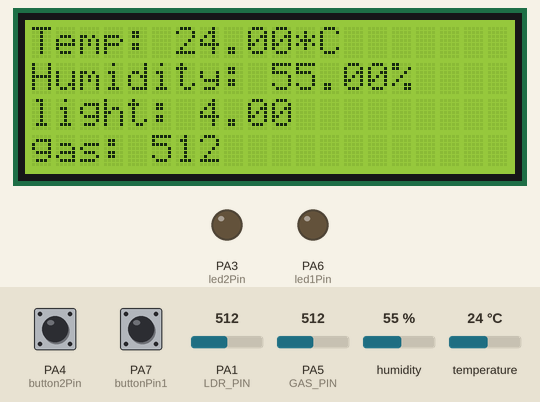
Simulated run of this program. Board: STM32 Blue Pill. On the bench: 20×4 character LCD, output pins drawn as LEDs (lit = HIGH). The inputs (shaded band) are chosen by the test bench; at power-on: PA4 (button2Pin) HIGH, PA7 (buttonPin1) HIGH, humidity 55 %, PA1 (LDR_PIN) = 512, PA5 (GAS_PIN) = 512, temperature 24 °C.

Above: at 1.9 s.
2.0 s: PA4 (button2Pin) pulled LOW for 0.15 s
At 2.3 s:
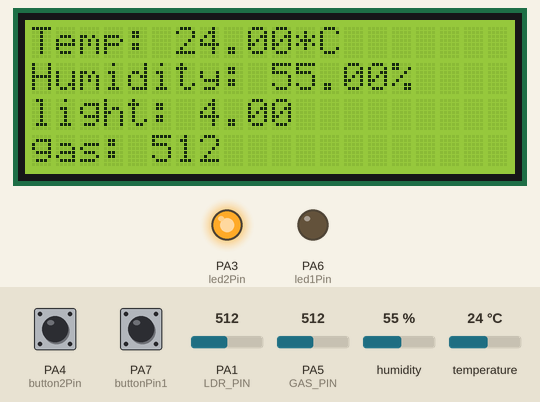
3.6 s: PA7 (buttonPin1) pulled LOW for 0.15 s
At 4.7 s:
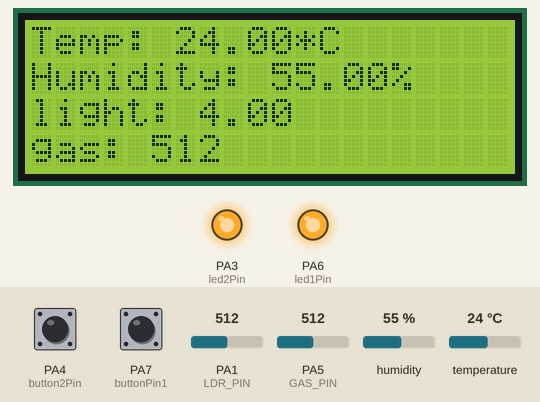
5.2 s: PA4 (button2Pin) pulled LOW for 1 s
At 5.9 s:
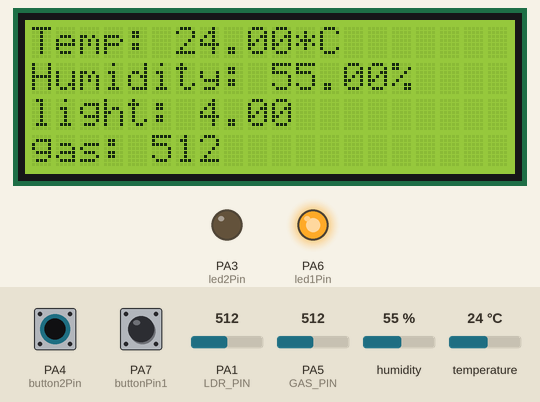
7.7 s: humidity set to 22 %
At 10.7 s:
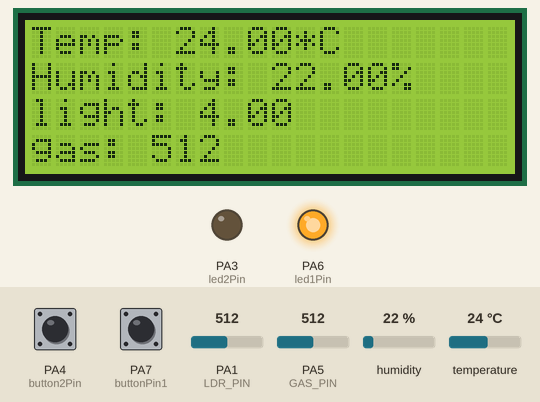
11.0 s: PA1 (LDR_PIN) set to 716
At 12.8 s:
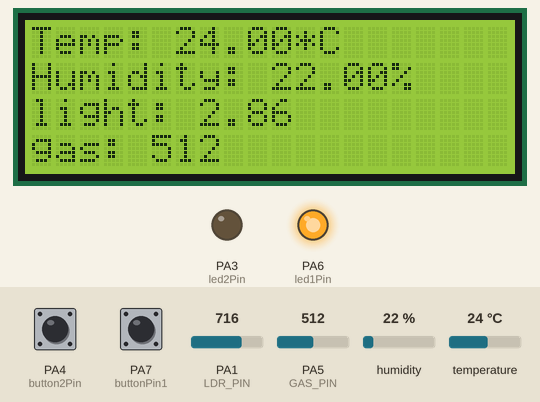
13.1 s: PA5 (GAS_PIN) set to 716
At 14.6 s:
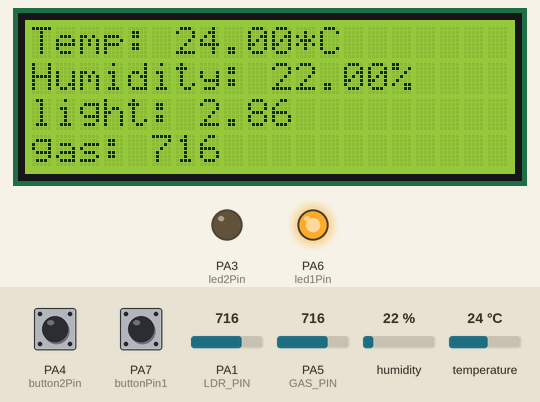
Timing chart, 0 to 16.1 s (numbered marks = the images above; inputs shaded):
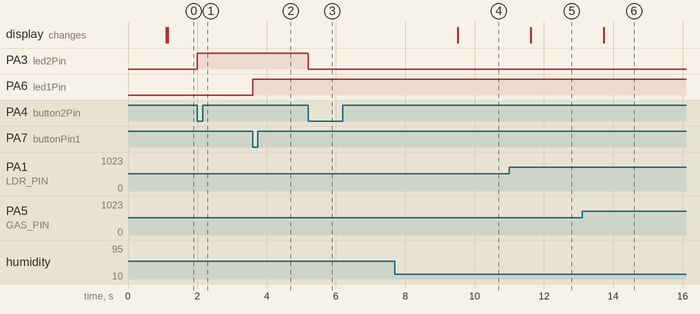

The program:

main.cpp
```cpp
#include <DHT.h>
#include <Wire.h>
#include <Adafruit_Sensor.h>
#include <ArduinoJson.h>
#include <LiquidCrystal_I2C.h>
#include <STM32FreeRTOS.h>
#include <task.h>
#include <semphr.h>
#include <timers.h>
#include <FreeRTOS.h>
//HardwareSerial Serial3(PB10, PB11);//tx,rx
HardwareSerial Serial_Mon(PA10, PA9);

#define LDR_PIN   PA1
#define GAS_PIN PA5
#define DHT11_PIN PA2    // Chân GPIO được sử dụng để kết nối với cảm biến DHT
#define DHTTYPE DHT11  // Loại cảm biến DHT (DHT11 hoặc DHT22)
#define I2C_ADDR 0x27
#define LCD_COLS 20
#define LCD_ROWS 4
// Khai báo các chân và biến của led 1
const int led1Pin = PA6;
const int buttonPin1 = PA7;
int buttonState1 = 0;
int lastButtonState1 = 0;
// Khai báo chân và biến của led 2
const int led2Pin = PA3;
const int button2Pin = PA4;
int button2State = 0;
int lastButton2State = 0;

LiquidCrystal_I2C lcd(I2C_ADDR, LCD_COLS, LCD_ROWS);
SemaphoreHandle_t lcdMutex;
TimerHandle_t dhtTimer;
DHT dht(DHT11_PIN, DHTTYPE);

SemaphoreHandle_t dht_semaphore;
float tempValue, humidValue;
int ldrValue;
int gasValue;
float voltage;
float lightIntensity;

void readDhtTask(void *pvParameters) {
  (void) pvParameters;
  for (;;) {
  if(xSemaphoreTake(dht_semaphore, portMAX_DELAY) == pdTRUE) {
      humidValue= dht.readHumidity();
      tempValue = dht.readTemperature();
      ldrValue = analogRead(LDR_PIN);
      gasValue = analogRead(GAS_PIN);
      voltage = ldrValue * (5.0 / 1023.0);
      lightIntensity = 10 / voltage;
      xSemaphoreGive(dht_semaphore);
  }
   vTaskDelay(pdMS_TO_TICKS(2000));
}
}
void displayLCD(void *pvParameters) {
  (void) pvParameters;
  for (;;) {
    if(xSemaphoreTake(dht_semaphore, portMAX_DELAY) == pdTRUE) {
      lcd.setCursor(0, 0);
      lcd.print("Temp: ");
      lcd.print(tempValue);
      lcd.print("*C");
      lcd.setCursor(0, 1);
      lcd.print("Humidity: ");
      lcd.print(humidValue);
      lcd.print("%");
      lcd.setCursor(0,2);
      lcd.print("light: ");
      lcd.print(lightIntensity);
      lcd.setCursor(0,3);
      lcd.print("gas: ");
      lcd.print(gasValue);
      xSemaphoreGive(dht_semaphore);
    }
    vTaskDelay(pdMS_TO_TICKS(1000));
  }
}

void sendData(void *pvParameters){
    (void) pvParameters;
    HardwareSerial Serial_Mon(PA10, PA9);
    Serial_Mon.begin(9600);
    pinMode(led1Pin,OUTPUT);
    pinMode(led2Pin,OUTPUT);
    for (;;)
    {
      // if(xSemaphoreTake(dht_semaphore, portMAX_DELAY) == pdTRUE){
      xSemaphoreTake(dht_semaphore, portMAX_DELAY);
       // Định dạng chuỗi JSON
      DynamicJsonDocument jsonDocSS(128);
      jsonDocSS["tempValue"] = 1.00*tempValue;
      jsonDocSS["humidValue"] = 1.00*humidValue;
      jsonDocSS["lightIntensity"] = lightIntensity;
      jsonDocSS["gasValue"] = gasValue;
      String jsonStringSS;
      serializeJson(jsonDocSS, jsonStringSS);
      Serial_Mon.println(jsonStringSS);

      if (Serial_Mon.available() > 0)
      {
    // Read from  STM module and send to serial monitor
    String input = Serial_Mon.readString();
    DynamicJsonDocument jsonDocSR(128); // Kích thước buffer là 128 byte
    deserializeJson(jsonDocSR, input);
    bool ledac = jsonDocSR["led1"];
    digitalWrite(led1Pin, (ledac == 1 ) ? HIGH : LOW);

    bool ledbc = jsonDocSR["led2"];
    digitalWrite(led2Pin, (ledbc == 1 ) ? HIGH : LOW);
    }

      xSemaphoreGive(dht_semaphore);
      vTaskDelay(5000 / portTICK_PERIOD_MS);  // Gửi lại sau 5 giây
      }
}
void task3(void *pvParameters){
  (void) pvParameters;
    pinMode(led1Pin, OUTPUT);
    pinMode(buttonPin1, INPUT_PULLUP);
    for (;;)
    {
        /*------------LED1------------------------*/
         buttonState1 = digitalRead(buttonPin1);
        if (buttonState1 != lastButtonState1) {
            if (buttonState1 == LOW) {
             digitalWrite(led1Pin, !digitalRead(led1Pin)); // toggle LED state

         }
            lastButtonState1 = buttonState1;
             delay(50); // debounce delay
        }
    }
}
void task4(void *pvParameters){
    (void) pvParameters;
    pinMode(led2Pin,OUTPUT);
    pinMode(button2Pin,INPUT_PULLUP);
    for (;;)
    {
       /*----------LED 2---------------------*/
        button2State = digitalRead(button2Pin);
        if (button2State != lastButton2State) {
            if (button2State == LOW) {
             digitalWrite(led2Pin, !digitalRead(led2Pin)); // toggle LED state
         }
            lastButton2State = button2State;
             delay(50); // debounce delay
        }
    }
}

// void receiveData(void *pvParameters){
//     (void) pvParameters;
//     HardwareSerial Serial_Mon(PA10, PA9);
//     Serial_Mon.begin(9600);

//     for (;;)
//     {

//   }
// }

void setup() {
  Serial_Mon.begin(9600);

  pinMode(led1Pin, OUTPUT);
  pinMode(led2Pin, OUTPUT);
  digitalWrite(led1Pin, LOW);
  digitalWrite(led2Pin, LOW);
  dht.begin();
  lcd.init();
  lcd.backlight();
  lcd.setCursor(0, 0);
  lcd.print("Vuon Thong Minh");
  delay(1000);
  lcd.clear();
  dht_semaphore = xSemaphoreCreateCounting(1, 1);
  xTaskCreate(readDhtTask,"readDhtTask",configMINIMAL_STACK_SIZE,NULL,tskIDLE_PRIORITY + 4,NULL);
  xTaskCreate(displayLCD, "DisplayLCD", configMINIMAL_STACK_SIZE, NULL, tskIDLE_PRIORITY + 3, NULL);
  xTaskCreate(sendData,"sendData",configMINIMAL_STACK_SIZE,NULL,tskIDLE_PRIORITY + 2,NULL);
  // xTaskCreate(receiveData,"receiveData",configMINIMAL_STACK_SIZE,NULL,tskIDLE_PRIORITY+5 ,NULL);
  xTaskCreate(task3,"Task3",configMINIMAL_STACK_SIZE,NULL,tskIDLE_PRIORITY ,NULL);
  xTaskCreate(task4,"Task4",configMINIMAL_STACK_SIZE,NULL,tskIDLE_PRIORITY ,NULL);

  vTaskStartScheduler();
}

void loop() {

}
```

Measured:
- after the input at 2.0 s, PA3 (led2Pin): LOW → HIGH at once
- after the input at 3.6 s, PA6 (led1Pin): LOW → HIGH at once
- after the input at 5.2 s, PA3 (led2Pin): HIGH → LOW at once
- after the input at 7.7 s, the display: changes after 1.8 s (image 4)
- after the input at 11.0 s, the display: changes after 0.62 s (image 5)
- after the input at 13.1 s, the display: changes after 0.63 s (image 6)
